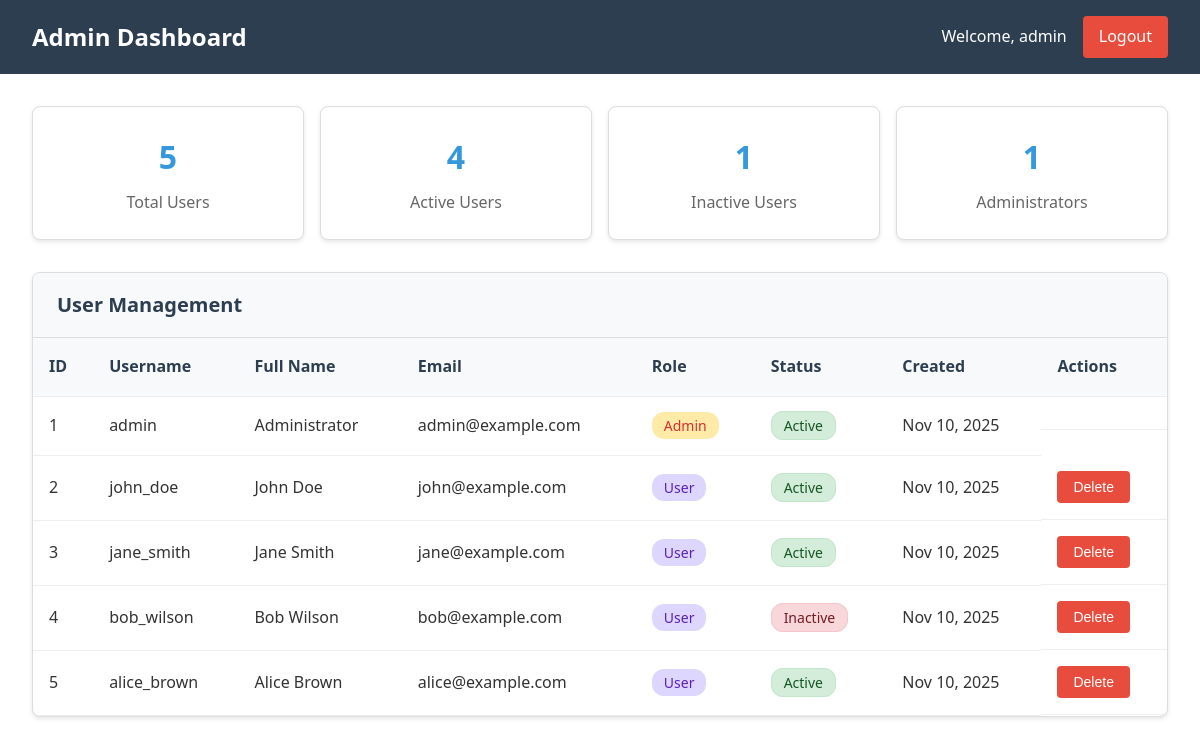
/dashboard.php (signed in), run on the app's committed database.
### tables this page shows
CREATE TABLE IF NOT EXISTS users (
    id INT AUTO_INCREMENT PRIMARY KEY,
    username VARCHAR(50) NOT NULL UNIQUE,
    email VARCHAR(100) NOT NULL UNIQUE,
    password VARCHAR(255) NOT NULL,
    full_name VARCHAR(100) NOT NULL,
    role ENUM('admin', 'user') DEFAULT 'user',
    status ENUM('active', 'inactive') DEFAULT 'active',
    created_at TIMESTAMP DEFAULT CURRENT_TIMESTAMP,
    updated_at TIMESTAMP DEFAULT CURRENT_TIMESTAMP ON UPDATE CURRENT_TIMESTAMP
);

### dashboard.php (the view, shortened to what this page needs)
<?php
require_once 'config.php';
try {
    $stmt = $pdo->prepare("SELECT id, username, email, full_name, role, status, created_at FROM users ORDER BY created_at DESC");
    $stmt->execute();
    $users = $stmt->fetchAll();
} catch (PDOException $e) {
    $users = [];
    $db_error = "Error fetching users: " . $e->getMessage();
}
try {
    $stmt = $pdo->prepare("SELECT
        COUNT(*) as total_users,
        SUM(CASE WHEN status = 'active' THEN 1 ELSE 0 END) as active_users,
        SUM(CASE WHEN status = 'inactive' THEN 1 ELSE 0 END) as inactive_users,
        SUM(CASE WHEN role = 'admin' THEN 1 ELSE 0 END) as admin_users
        FROM users");
    $stmt->execute();
    $stats = $stmt->fetch();
} catch (PDOException $e) {
    $stats = ['total_users' => 0, 'active_users' => 0, 'inactive_users' => 0, 'admin_users' => 0];
}
?>
<!DOCTYPE html>
<html lang="en">
<head>
</head>
<body>
    <div class="header">
        <h1>Admin Dashboard</h1>
        <div class="user-info">
            <span>Welcome, <?php echo htmlspecialchars($_SESSION['username']); ?></span>
            <a href="logout.php" class="logout-btn">Logout</a>
        </div>
    </div>
    <div class="container">
        <div class="stats-grid">
            <div class="stat-card">
                <span class="stat-number"><?php echo $stats['total_users']; ?></span>
                <div class="stat-label">Total Users</div>
            </div>
            <div class="stat-card">
                <span class="stat-number"><?php echo $stats['active_users']; ?></span>
                <div class="stat-label">Active Users</div>
            </div>
            <div class="stat-card">
                <span class="stat-number"><?php echo $stats['inactive_users']; ?></span>
                <div class="stat-label">Inactive Users</div>
            </div>
            <div class="stat-card">
                <span class="stat-number"><?php echo $stats['admin_users']; ?></span>
                <div class="stat-label">Administrators</div>
            </div>
        </div>
        <div class="users-section">
            <div class="section-header">
                <h2 class="section-title">User Management</h2>
            </div>
            <div class="table-responsive">
                <table>
                    <thead>
                        <tr>
                            <th>ID</th>
                            <th>Username</th>
                            <th>Full Name</th>
                            <th>Email</th>
                            <th>Role</th>
                            <th>Status</th>
                            <th>Created</th>
                            <th>Actions</th>
                        </tr>
                    </thead>
                    <tbody>
                        <?php foreach ($users as $user): ?>
                            <tr id="user-<?php echo $user['id']; ?>">
                                <td><?php echo $user['id']; ?></td>
                                <td><?php echo htmlspecialchars($user['username']); ?></td>
                                <td><?php echo htmlspecialchars($user['full_name']); ?></td>
                                <td><?php echo htmlspecialchars($user['email']); ?></td>
                                <td>
                                    <span class="role-badge role-<?php echo $user['role']; ?>">
                                        <?php echo ucfirst($user['role']); ?>
                                    </span>
                                </td>
                                <td>
                                    <?php if ($user['role'] !== 'admin'): ?>
                                        <span class="status-badge status-<?php echo $user['status']; ?>"
                                              onclick="toggleStatus(<?php echo $user['id']; ?>, '<?php echo $user['status']; ?>')">
                                            <?php echo ucfirst($user['status']); ?>
                                        </span>
                                    <?php else: ?>
                                        <span class="status-badge status-<?php echo $user['status']; ?>">
                                            <?php echo ucfirst($user['status']); ?>
                                        </span>
                                    <?php endif; ?>
                                </td>
                                <td><?php echo date('M j, Y', strtotime($user['created_at'])); ?></td>
                                <td class="actions">
                                    <?php if ($user['role'] !== 'admin'): ?>
                                        <button class="btn btn-danger" onclick="deleteUser(<?php echo $user['id']; ?>)">
                                            Delete
                                        </button>
                                    <?php endif; ?>
                                </td>
                            </tr>
                        <?php endforeach; ?>
                    </tbody>
                </table>
            </div>
        </div>
    </div>
</body>
</html>

### dashboard.php (style rules this page uses)
* { margin: 0; padding: 0; box-sizing: border-box; }
body { font-family: 'Segoe UI', Tahoma, Geneva, Verdana, sans-serif; background: white; color: #333; line-height: 1.6; }
.header { background: #2c3e50; color: white; padding: 1rem 2rem; display: flex; justify-content: space-between; align-items: center; }
.header h1 { font-size: 1.5rem; }
.user-info { display: flex; align-items: center; gap: 1rem; }
.logout-btn { background: #e74c3c; color: white; padding: 0.5rem 1rem; text-decoration: none; border-radius: 4px; transition: background 0.3s; }
.container { max-width: 1200px; margin: 0 auto; padding: 2rem; }
.stats-grid { display: grid; grid-template-columns: repeat(auto-fit, minmax(200px, 1fr)); gap: 1rem; margin-bottom: 2rem; }
.stat-card { background: white; border: 1px solid #ddd; border-radius: 8px; padding: 1.5rem; text-align: center; box-shadow: 0 2px 4px rgba(0,0,0,0.1); }
.stat-number { font-size: 2rem; font-weight: bold; color: #3498db; display: block; }
.stat-label { color: #666; margin-top: 0.5rem; }
.users-section { background: white; border: 1px solid #ddd; border-radius: 8px; overflow: hidden; box-shadow: 0 2px 4px rgba(0,0,0,0.1); }
.section-header { background: #f8f9fa; padding: 1rem 1.5rem; border-bottom: 1px solid #ddd; display: flex; justify-content: space-between; align-items: center; }
.section-title { font-size: 1.25rem; color: #2c3e50; }
.table-responsive { overflow-x: auto; }
table { width: 100%; border-collapse: collapse; }
th, td { padding: 1rem; text-align: left; border-bottom: 1px solid #eee; }
th { background: #f8f9fa; font-weight: 600; color: #2c3e50; }
.status-badge { padding: 0.25rem 0.75rem; border-radius: 12px; font-size: 0.875rem; font-weight: 500; cursor: pointer; transition: all 0.3s; }
.status-active { background: #d4edda; color: #155724; border: 1px solid #c3e6cb; }
.status-inactive { background: #f8d7da; color: #721c24; border: 1px solid #f5c6cb; }
.role-badge { padding: 0.25rem 0.75rem; border-radius: 12px; font-size: 0.875rem; font-weight: 500; }
.role-admin { background: #ffeaa7; color: #d63031; }
.role-user { background: #ddd6fe; color: #5b21b6; }
.actions { display: flex; gap: 0.5rem; }
.btn { padding: 0.5rem 1rem; border: none; border-radius: 4px; cursor: pointer; font-size: 0.875rem; transition: all 0.3s; text-decoration: none; display: inline-block; }
.btn-danger { background: #e74c3c; color: white; }

### data on the page
users: id "1", username "admin", full_name "Administrator", email "admin@example.com", role "Admin", status "Active", created_at "Nov 10, 2025"
users: id "2", username "john_doe", full_name "John Doe", email "john@example.com", role "User", status "Active", created_at "Nov 10, 2025"
users: id "3", username "jane_smith", full_name "Jane Smith", email "jane@example.com", role "User", status "Active", created_at "Nov 10, 2025"
users: id "4", username "bob_wilson", full_name "Bob Wilson", email "bob@example.com", role "User", status "Inactive", created_at "Nov 10, 2025"
users: id "5", username "alice_brown", full_name "Alice Brown", email "alice@example.com", role "User", status "Active", created_at "Nov 10, 2025"

### other printed values
$_SESSION['username'] "admin"
$stats['total_users'] "5"
$stats['active_users'] "4"
$stats['inactive_users'] "1"
$stats['admin_users'] "1"
